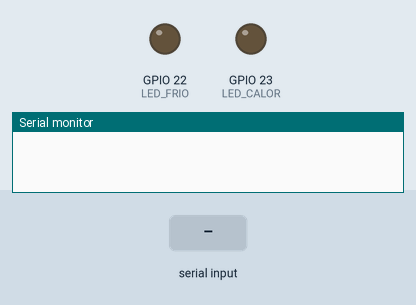
The sketch below on a simulated ESP32. Parts: output pins drawn as LEDs (lit = HIGH), the last lines printed to the serial monitor. The inputs (shaded band) are chosen by the test bench.

Above: at 1.2 s.
1.3 s: "F\n" received over Serial
At 1.7 s:
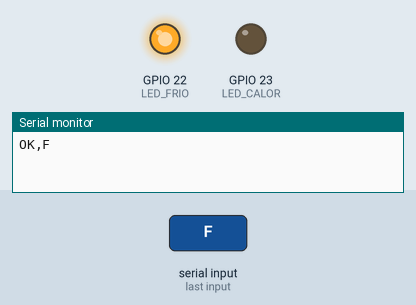
2.8 s: "C\n" received over Serial
At 4.0 s:
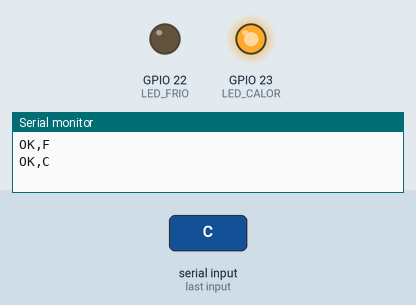
Timing chart, 0 to 7.3 s (numbered marks = the images above; inputs shaded):
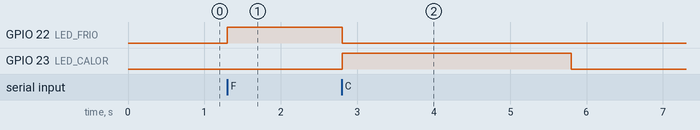

Measured:
- after the input at 1.3 s, GPIO 22 (LED_FRIO): LOW → HIGH at once
- after the input at 2.8 s, GPIO 22 (LED_FRIO): HIGH → LOW after 0.00 s instead of 1.5 s; GPIO 23 (LED_CALOR): LOW → HIGH at once, → LOW 3.0 s later

The sketch:

Proyecto1_TMP36_ESP32.ino
```cpp
/* INTERFAZ-IA · Semana 10 · Proyecto 1 · TMP36 y ESP32 clásico DOIT DEVKIT V1
   ADC1 CH0: GPIO36. Indicadores a 3.3 V: GPIO22 frío, GPIO23 calor.
   NO conectar cargas de red ni actuadores directamente a los GPIO.
   Protocolo USB UART 115200: R (o 2) lectura; N apagar; F frío; C calor.
   Retorno de lectura: DATA,cuenta,milivoltios\n
   El firmware apaga las salidas si no recibe comandos durante 3000 ms.
*/
const int PIN_ADC = 36;
const int LED_FRIO = 22;
const int LED_CALOR = 23;
const unsigned long TIMEOUT_SEGURIDAD_MS = 3000;
unsigned long ultimoComando = 0;
char estado = 'N';

void salidas(char nuevo) {
  // Primero apagar ambas para no producir activaciones simultáneas.
  digitalWrite(LED_FRIO, LOW);
  digitalWrite(LED_CALOR, LOW);
  estado = nuevo;
  if (nuevo == 'F') digitalWrite(LED_FRIO, HIGH);
  else if (nuevo == 'C') digitalWrite(LED_CALOR, HIGH);
}

void setup() {
  pinMode(LED_FRIO, OUTPUT);
  pinMode(LED_CALOR, OUTPUT);
  salidas('N');
  Serial.begin(115200);
  analogReadResolution(12);
  analogSetPinAttenuation(PIN_ADC, ADC_11db); // Ajuste para ESP32 clásico
  ultimoComando = millis();
}

void loop() {
  if (millis() - ultimoComando > TIMEOUT_SEGURIDAD_MS && estado != 'N') salidas('N');
  if (!Serial.available()) return;
  char cmd = (char)Serial.read();
  if (cmd == '\n' || cmd == '\r' || cmd == ' ') return;
  cmd = (char)toupper((unsigned char)cmd);
  if (cmd != 'R' && cmd != '2' && cmd != 'N' && cmd != 'F' && cmd != 'C') {
    Serial.println("ERR,COMANDO");
    return;
  }
  ultimoComando = millis();
  if (cmd == 'R' || cmd == '2') {
    int raw = analogRead(PIN_ADC);
    uint32_t mv = analogReadMilliVolts(PIN_ADC);
    Serial.print("DATA,"); Serial.print(raw); Serial.print(','); Serial.println(mv);
  } else {
    salidas(cmd);
    Serial.print("OK,"); Serial.println(estado);
  }
}
```
